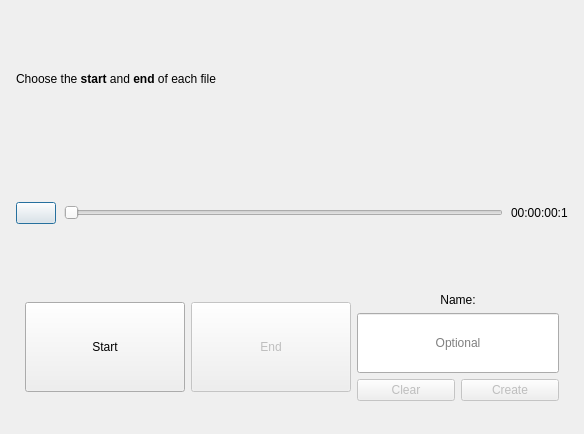
<?xml version="1.0" encoding="UTF-8"?>
<ui version="4.0">
 <class>Dialog</class>
 <widget class="QDialog" name="Dialog">
  <property name="geometry">
   <rect>
    <x>0</x>
    <y>0</y>
    <width>584</width>
    <height>434</height>
   </rect>
  </property>
  <property name="windowTitle">
   <string>Split File</string>
  </property>
  <property name="windowIcon">
   <iconset resource="../../../images/openshot.qrc">
    <normaloff>:/openshot.svg</normaloff>:/openshot.svg</iconset>
  </property>
  <property name="autoFillBackground">
   <bool>false</bool>
  </property>
  <layout class="QGridLayout" name="gridLayout">
   <property name="leftMargin">
    <number>16</number>
   </property>
   <property name="topMargin">
    <number>16</number>
   </property>
   <property name="rightMargin">
    <number>16</number>
   </property>
   <property name="bottomMargin">
    <number>16</number>
   </property>
   <property name="spacing">
    <number>8</number>
   </property>
   <item row="4" column="0">
    <widget class="QDialogButtonBox" name="buttonBox">
     <property name="enabled">
      <bool>true</bool>
     </property>
     <property name="orientation">
      <enum>Qt::Horizontal</enum>
     </property>
     <property name="standardButtons">
      <set>QDialogButtonBox::NoButton</set>
     </property>
    </widget>
   </item>
   <item row="3" column="0">
    <layout class="QHBoxLayout" name="horizontalLayout">
     <item>
      <layout class="QVBoxLayout" name="verticalLayout">
       <item>
        <widget class="QLabel" name="lblInstructions">
         <property name="text">
          <string>Choose the &lt;b&gt;start&lt;/b&gt; and &lt;b&gt;end&lt;/b&gt; of each file</string>
         </property>
        </widget>
       </item>
       <item>
        <layout class="QHBoxLayout" name="horizontalLayout_3">
         <item>
          <widget class="QPushButton" name="btnPlay">
           <property name="text">
            <string/>
           </property>
           <property name="icon">
            <iconset theme="media-playback-start"/>
           </property>
           <property name="checkable">
            <bool>true</bool>
           </property>
          </widget>
         </item>
         <item>
          <widget class="QSlider" name="sliderVideo">
           <property name="tracking">
            <bool>true</bool>
           </property>
           <property name="orientation">
            <enum>Qt::Horizontal</enum>
           </property>
          </widget>
         </item>
         <item>
          <widget class="QLabel" name="lblVideoTime">
           <property name="text">
            <string>00:00:00:1</string>
           </property>
          </widget>
         </item>
        </layout>
       </item>
       <item>
        <widget class="QWidget" name="widgetControls" native="true">
         <layout class="QHBoxLayout" name="horizontalLayout_2">
          <item>
           <widget class="QPushButton" name="btnStart">
            <property name="minimumSize">
             <size>
              <width>160</width>
              <height>90</height>
             </size>
            </property>
            <property name="toolTip">
             <string>Set the start</string>
            </property>
            <property name="text">
             <string>Start</string>
            </property>
           </widget>
          </item>
          <item>
           <widget class="QPushButton" name="btnEnd">
            <property name="enabled">
             <bool>false</bool>
            </property>
            <property name="minimumSize">
             <size>
              <width>160</width>
              <height>90</height>
             </size>
            </property>
            <property name="toolTip">
             <string>Set the end</string>
            </property>
            <property name="text">
             <string>End</string>
            </property>
           </widget>
          </item>
          <item>
           <layout class="QVBoxLayout" name="verticalLayout_2">
            <item>
             <widget class="QLabel" name="label">
              <property name="sizePolicy">
               <sizepolicy hsizetype="Preferred" vsizetype="Fixed">
                <horstretch>0</horstretch>
                <verstretch>0</verstretch>
               </sizepolicy>
              </property>
              <property name="text">
               <string>Name:</string>
              </property>
              <property name="alignment">
               <set>Qt::AlignCenter</set>
              </property>
             </widget>
            </item>
            <item>
             <widget class="QLineEdit" name="txtName">
              <property name="sizePolicy">
               <sizepolicy hsizetype="Expanding" vsizetype="Preferred">
                <horstretch>0</horstretch>
                <verstretch>0</verstretch>
               </sizepolicy>
              </property>
              <property name="alignment">
               <set>Qt::AlignCenter</set>
              </property>
              <property name="placeholderText">
               <string>Optional</string>
              </property>
             </widget>
            </item>
            <item>
             <layout class="QHBoxLayout" name="horizontalLayout_5">
              <item>
               <widget class="QPushButton" name="btnClear">
                <property name="enabled">
                 <bool>false</bool>
                </property>
                <property name="text">
                 <string>Clear</string>
                </property>
               </widget>
              </item>
              <item>
               <widget class="QPushButton" name="btnAddClip">
                <property name="enabled">
                 <bool>false</bool>
                </property>
                <property name="text">
                 <string>Create</string>
                </property>
               </widget>
              </item>
             </layout>
            </item>
           </layout>
          </item>
         </layout>
        </widget>
       </item>
      </layout>
     </item>
    </layout>
   </item>
  </layout>
  <action name="actionPlay">
   <property name="icon">
    <iconset theme="media-playback-start"/>
   </property>
   <property name="text">
    <string>Play</string>
   </property>
   <property name="toolTip">
    <string>Play</string>
   </property>
  </action>
 </widget>
 <resources/>
 <connections>
  <connection>
   <sender>buttonBox</sender>
   <signal>rejected()</signal>
   <receiver>Dialog</receiver>
   <slot>reject()</slot>
   <hints>
    <hint type="sourcelabel">
     <x>184</x>
     <y>234</y>
    </hint>
    <hint type="destinationlabel">
     <x>286</x>
     <y>274</y>
    </hint>
   </hints>
  </connection>
  <connection>
   <sender>buttonBox</sender>
   <signal>accepted()</signal>
   <receiver>Dialog</receiver>
   <slot>accept()</slot>
   <hints>
    <hint type="sourcelabel">
     <x>184</x>
     <y>228</y>
    </hint>
    <hint type="destinationlabel">
     <x>157</x>
     <y>274</y>
    </hint>
   </hints>
  </connection>
 </connections>
</ui>
